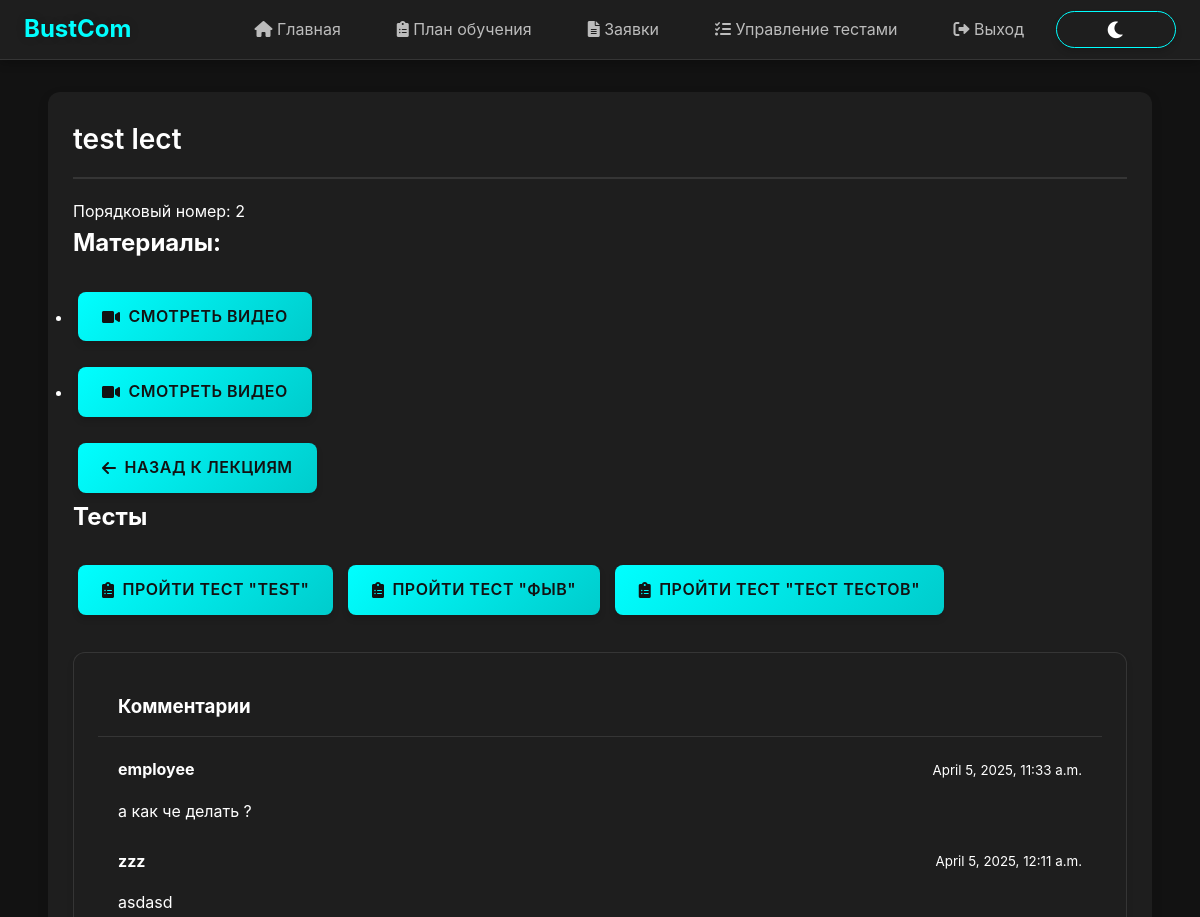
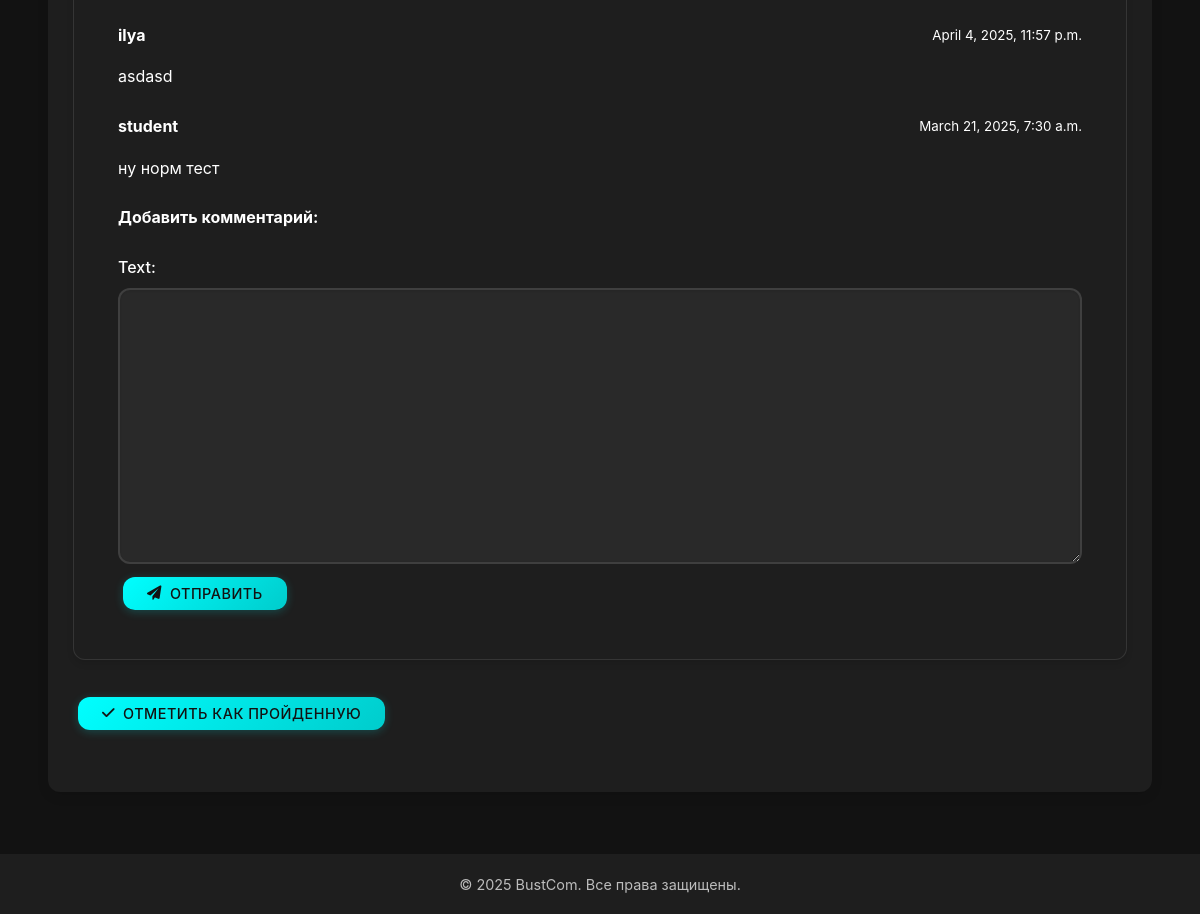
/lecture/1/ (signed in), run on the app's committed database (2 pictures, top to bottom).
### bustComProj/models.py (models this page shows, shortened)
class Lecture(models.Model):
    course = models.ForeignKey(Course, on_delete=models.CASCADE)
    title = models.CharField(max_length=100)
    order_num = models.IntegerField()
    class Meta:
        verbose_name = 'Лекция'
        verbose_name_plural = 'Лекции'

class LectureResource(models.Model):
    lecture = models.ForeignKey(Lecture, on_delete=models.CASCADE)
    resource_type = models.CharField(max_length=10, choices=[('file', 'Файл'), ('video', 'Видео')])
    resource_path = models.CharField(max_length=255)

class Test(models.Model):
    lecture = models.ForeignKey(Lecture, on_delete=models.CASCADE)
    name = models.CharField(max_length=100)
    difficulty_choices = [('низкая', 'Низкая'), ('средняя', 'Средняя'), ('высокая', 'Высокая')]
    difficulty = models.CharField(max_length=10, choices=difficulty_choices)
    attempts = models.IntegerField(default=3)
    class Meta:
        verbose_name = 'Тест'
        verbose_name_plural = 'Тесты'

class Comment(models.Model):
    user = models.ForeignKey(settings.AUTH_USER_MODEL, on_delete=models.CASCADE)
    lecture = models.ForeignKey(Lecture, on_delete=models.CASCADE, related_name='comments')
    text = models.TextField()
    created_at = models.DateTimeField(auto_now_add=True)
    class Meta:
        verbose_name = 'Комментарий'
        verbose_name_plural = 'Комментарии'

class User(AbstractUser):
    ROLE_CHOICES = [
        ('admin', 'Администратор'),
        ('hr', 'HR-менеджер'),
        ('teacher', 'Преподаватель'),
        ('training_manager', 'Менеджер по обучению'),
        ('employee', 'Сотрудник')
    ]
    email = models.EmailField(unique=True)
    role = models.CharField(max_length=20, choices=ROLE_CHOICES, default='employee')
    is_blocked = models.BooleanField(default=False, verbose_name='Заблокирован')
    objects = UserManager()
    groups = models.ManyToManyField(
        'auth.Group',
        related_name="bustcomproj_user_groups",
        blank=True
    )
    user_permissions = models.ManyToManyField(
        'auth.Permission',
        related_name="bustcomproj_user_permissions",
        blank=True
    )
    class Meta:
        verbose_name = 'Пользователь'
        verbose_name_plural = 'Пользователи'

### bustComProj/views.py (the view)
# urls.py: path('lecture/<int:lecture_id>/', lecture_detail, name='lecture_detail'),
@login_required
def lecture_detail(request, lecture_id):
    lecture = get_object_or_404(Lecture, id=lecture_id)
    resources = LectureResource.objects.filter(lecture=lecture)
    comments = Comment.objects.filter(lecture=lecture).order_by('-created_at')
    if request.method == "POST":
        form = CommentForm(request.POST)
        if form.is_valid():
            comment = form.save(commit=False)
            comment.user = request.user
            comment.lecture = lecture
            comment.save()
            return redirect('lecture_detail', lecture_id=lecture.id)
    else:
        form = CommentForm()
    return render(request, 'bustComProj/lecture_detail.html', {
        'lecture': lecture, 'resources': resources, 'comments': comments, 'form': form
    })

### bustComProj/forms.py
class CommentForm(forms.ModelForm):
    class Meta:
        model = Comment
        fields = ['text']

### bustComProj/templates/bustComProj/lecture_detail.html (shortened to what this page needs)
{% extends 'bustComProj/base.html' %}
{% block content %}
<div class="container fade-in">
    <div class="section">
        <h1 class="section-title">{{ lecture.title }}</h1>
        <p>Порядковый номер: {{ lecture.order_num }}</p>
        {% if resources %}
            <h2 class="mb-3">Материалы:</h2>
            <ul class="list-unstyled">
                {% for resource in resources %}
                    {% if resource.resource_type == "file" %}
                        <li class="mb-2">
                            <a href="{{ resource.resource_path }}" download class="btn btn-outline-primary">
                                <i class="fas fa-file-download me-2"></i> Скачать файл
                            </a>
                        </li>
                    {% elif resource.resource_type == "video" %}
                        <li class="mb-2">
                            <a href="{{ resource.resource_path }}" target="_blank" class="btn btn-outline-success">
                                <i class="fas fa-video me-2"></i> Смотреть видео
                            </a>
                        </li>
                    {% endif %}
                {% endfor %}
            </ul>
        {% else %}
            <p>Материалов нет.</p>
        {% endif %}
        <a href="{% url 'course_lectures' lecture.course.id %}" class="btn btn-secondary mb-4">
            <i class="fas fa-arrow-left me-2"></i> Назад к лекциям
        </a>
        {% if lecture.test_set.exists %}
            <h2 class="mb-3">Тесты</h2>
            <div class="mb-4">
                {% for test in lecture.test_set.all %}
                    <a href="{% url 'lecture_test' lecture.id test.id %}" class="btn btn-primary mb-2">
                        <i class="fas fa-clipboard-list me-2"></i> Пройти тест "{{ test.name }}"
                    </a>
                {% endfor %}
            </div>
        {% endif %}
        <div class="card mb-4">
            <div class="card-header bg-light">
                <h3 class="mb-0">Комментарии</h3>
            </div>
            <div class="card-body">
                {% if comments %}
                    <div class="comment-list mb-3">
                        {% for comment in comments %}
                            <div class="comment-item mb-3 p-3 border-bottom">
                                <div class="d-flex justify-content-between align-items-center mb-2">
                                    <strong>{{ comment.user.username }}</strong>
                                    <small class="text-muted">{{ comment.created_at }}</small>
                                </div>
                                <p class="mb-0">{{ comment.text }}</p>
                            </div>
                        {% endfor %}
                    </div>
                {% else %}
                    <p class="text-muted mb-3">Комментариев пока нет.</p>
                {% endif %}
                <h4 class="mb-3">Добавить комментарий:</h4>
                <form method="post">
                    {{ form.as_p }}
                    <button type="submit" class="btn btn-primary">
                        <i class="fas fa-paper-plane me-2"></i> Отправить
                    </button>
                </form>
            </div>
        </div>
        <div class="d-flex justify-content-between mb-4">
            <form method="post" action="{% url 'mark_lecture_complete' lecture.id %}">
                {% if lecture.id in completed_lectures %}
                    <button type="button" class="btn btn-success" disabled>
                        <i class="fas fa-check me-2"></i> Лекция пройдена
                    </button>
                {% else %}
                    <button type="submit" class="btn btn-outline-success">
                        <i class="fas fa-check me-2"></i> Отметить как пройденную
                    </button>
                {% endif %}
            </form>
        </div>
    </div>
</div>
{% endblock %}

### bustComProj/static/css/enhanced.css (style rules this page uses)
.btn, button, input[type="submit"], input[type="button"], .btn-primary, .btn-secondary, .btn-success, .btn-danger, .btn-info, .btn-warning, .btn-outline-primary, .btn-outline-secondary, .btn-outline-success, .btn-outline-danger, .btn-outline-info, .btn-outline-warning, a.btn, a.btn-action, a.btn-outline { display: inline-flex; align-items: center; justify-content: center; gap: 8px; padding: 12px 24px; border-radius: 8px; font-size: 1rem; font-weight: 600; text-decoration: none; cursor: pointer; transition: all 0.3s ease; box-shadow: 0 4px 6px rgba(0, 0, 0, 0.15); border: none; text-align: center; margin: 5px; min-width: 120px; position: relative; overflow: hidden; }
.btn-primary, .btn-action, input[type="submit"] { background: linear-gradient(135deg, #5e72e4, #335eea); color: white; }
.btn-secondary { background: linear-gradient(135deg, #5a6268, #343a40); color: white; }
.btn-outline-success { border: 2px solid #2dce89; background: transparent; color: #2dce89; }
.section { margin-bottom: 30px; padding: 25px; background-color: rgba(255, 255, 255, 0.05); border-radius: 12px; box-shadow: 0 4px 12px rgba(0, 0, 0, 0.1); }
.section-title { font-size: 1.75rem; margin-bottom: 20px; padding-bottom: 15px; border-bottom: 2px solid rgba(255, 255, 255, 0.1); color: var(--text-primary); font-weight: 600; }
.card { border-radius: 12px; overflow: hidden; transition: all 0.3s ease; box-shadow: 0 6px 12px rgba(0, 0, 0, 0.15); margin-bottom: 20px; border: 1px solid rgba(255, 255, 255, 0.1); background-color: var(--background-light); }
.card-header { padding: 15px 20px; font-weight: 600; border-bottom: 1px solid rgba(255, 255, 255, 0.1); }
.card-body { padding: 20px; }
label { display: inline-block; margin-bottom: 8px; font-weight: 500; }
.d-flex { display: flex; }
.justify-content-between { justify-content: space-between; }
.align-items-center { align-items: center; }
.fade-in { animation: fadeIn 0.4s ease-out; }
:root { --primary-color: #ff00ff; --secondary-color: #00ffcc; --accent-color: #ff3366; --background-dark: #1a1a1a; --background-light: #2a2a2a; --text-primary: #ffffff; --text-secondary: #e0e0e0; --success-color: #00ff88; --danger-color: #ff3366; --warning-color: #ffcc00; --border-radius: 15px; --transition-speed: 0.3s; }

### bustComProj/static/css/theme.css (style rules this page uses)
:root[data-theme="dark"] { --primary-color: #00ffff; --primary-dark: #00cccc; --primary-light: #80ffff; --secondary-color: #ff00ff; --secondary-dark: #cc00cc; --secondary-light: #ff80ff; --background-dark: #121212; --background-light: #1e1e1e; --background-lighter: #2d2d2d; --text-primary: #ffffff; --text-secondary: rgba(255, 255, 255, 0.7); --text-tertiary: rgba(255, 255, 255, 0.5); }

### data on the page
Lecture: title "test lect", order_num "2"
Test: name "TEST"
Test: name "ФЫВ"
Test: name "ТЕСТ ТЕСТОВ"
Comment: user.username "employee", created_at "April 5, 2025, 11:33 a.m.", text "а как че делать ?"
Comment: user.username "zzz", created_at "April 5, 2025, 12:11 a.m.", text "asdasd"
Comment: user.username "ilya", created_at "April 4, 2025, 11:57 p.m.", text "asdasd"
Comment: user.username "student", created_at "March 21, 2025, 7:30 a.m.", text "ну норм тест"
